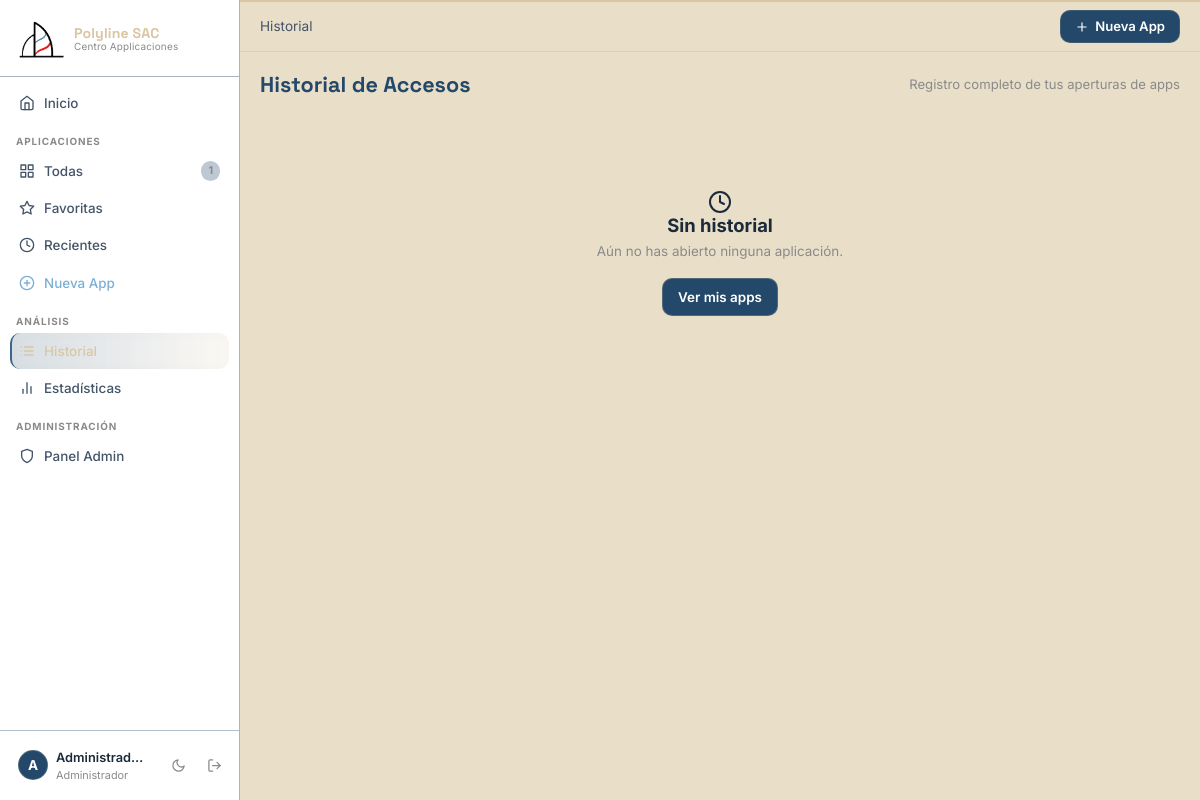
Page /history (signed in) on the earlier database version.
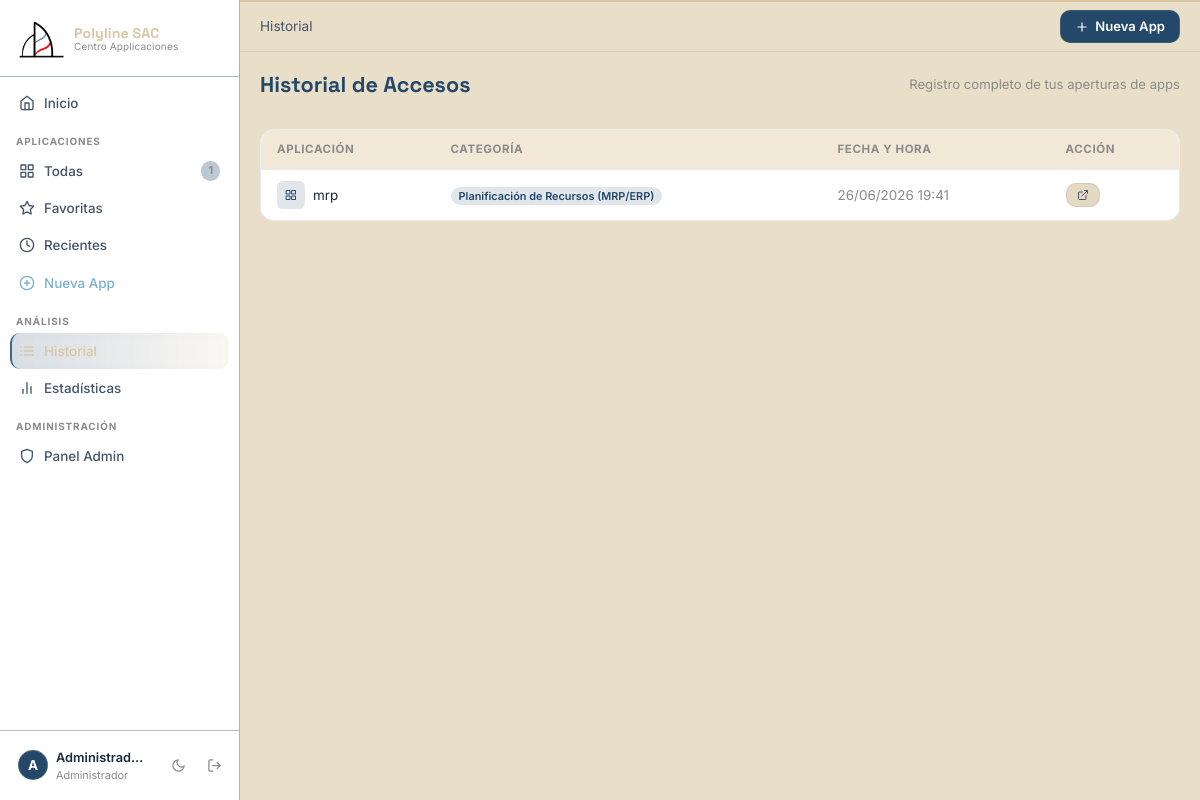
Same page on the later database version.
### models/history.py (models this page shows, shortened)
class History(db.Model):
    __tablename__ = 'history'
    id = db.Column(db.Integer, primary_key=True)
    user_id = db.Column(db.Integer, db.ForeignKey('users.id'), nullable=False)
    application_id = db.Column(db.Integer, db.ForeignKey('applications.id'), nullable=False)
    fecha_acceso = db.Column(db.DateTime, default=datetime.utcnow)

### models/application.py (models this page shows, shortened)
class Application(db.Model):
    __tablename__ = 'applications'
    id             = db.Column(db.Integer, primary_key=True)
    user_id        = db.Column(db.Integer, db.ForeignKey('users.id'), nullable=False)
    nombre         = db.Column(db.String(150), nullable=False)
    url            = db.Column(db.String(500), nullable=False)
    descripcion    = db.Column(db.Text, default='')
    categoria      = db.Column(db.String(100), default='Otros')
    icono          = db.Column(db.String(50), default='grid')
    color          = db.Column(db.String(20), default='#23486A')
    fecha_creacion = db.Column(db.DateTime, default=datetime.utcnow)
    estado         = db.Column(db.String(20), default='disponible', nullable=False)
    history = db.relationship('History', backref='application',
                              lazy='dynamic', cascade='all, delete-orphan')
    favorites = db.relationship(
    "Favorite",
    back_populates="application",
    cascade="all, delete-orphan",
    lazy="dynamic"
)

### routes/stats.py (the view)
@stats_bp.route('/history')
@login_required
def history():
    page = int(request.args.get('page', 1))
    per_page = 20
    entries = (
        History.query
        .filter_by(user_id=current_user.id)
        .order_by(History.fecha_acceso.desc())
        .paginate(page=page, per_page=per_page, error_out=False)
    )
    return render_template('stats/history.html', entries=entries)

### models/user.py (called while the page is built)
    @property
    def is_admin(self):
        return self.rol == 'admin'

### templates/stats/history.html (shortened to what this page needs)
{% extends 'base.html' %}
{% block breadcrumb %}<span>Historial</span>{% endblock %}
{% block content %}
<div class="history-page">
    <div class="page-header">
        <h1 class="page-title">Historial de Accesos</h1>
        <p class="page-subtitle">Registro completo de tus aperturas de apps</p>
    </div>
    {% if entries.items %}
    <div class="history-table-wrap">
        <table class="history-table">
            <thead>
                <tr>
                    <th>Aplicación</th>
                    <th>Categoría</th>
                    <th>Fecha y hora</th>
                    <th>Acción</th>
                </tr>
            </thead>
            <tbody>
                {% for entry in entries.items %}
                <tr>
                    <td>
                        <div class="hist-app">
                            <div class="hist-icon" style="background: {{ entry.application.color }}22; color: {{ entry.application.color }}">
                                <i data-feather="{{ entry.application.icono }}"></i>
                            </div>
                            <span>{{ entry.application.nombre }}</span>
                        </div>
                    </td>
                    <td><span class="cat-badge" style="background:{{ entry.application.color }}22;color:{{ entry.application.color }}">{{ entry.application.categoria }}</span></td>
                    <td class="hist-date">{{ entry.fecha_acceso.strftime('%d/%m/%Y %H:%M') }}</td>
                    <td>
                        <a href="{{ url_for('apps.open_app', app_id=entry.application_id) }}" target="_blank" class="btn btn-ghost btn-sm">
                            <i data-feather="external-link"></i>
                        </a>
                    </td>
                </tr>
                {% endfor %}
            </tbody>
        </table>
    </div>
    {% else %}
    <div class="empty-state">
        <div class="empty-icon"><i data-feather="clock"></i></div>
        <h2>Sin historial</h2>
        <p>Aún no has abierto ninguna aplicación.</p>
        <a href="{{ url_for('apps.list_apps') }}" class="btn btn-accent">Ver mis apps</a>
    </div>
    {% endif %}
</div>
{% endblock %}

Differences in the rows shown:
added History: application.nombre "mrp", application.categoria "Planificación de Recursos (MRP/ERP)", fecha_acceso "26/06/2026 19:41"
Other differences:
text no longer shown: "Sin historial Aún no has abierto ninguna aplicación. Ver mis apps"
text now shown: "APLICACIÓN CATEGORÍA FECHA Y HORA ACCIÓN"
